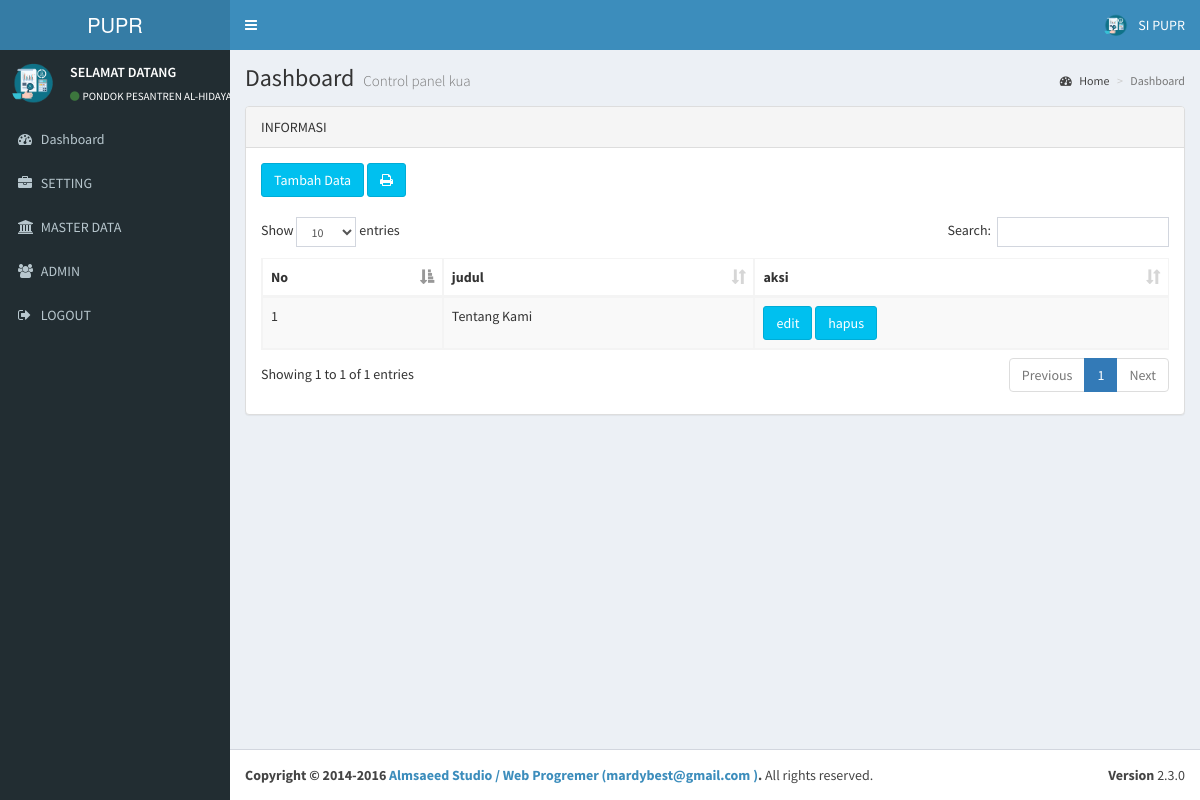
/admin/index.php?aksi=halaman (signed in), run on the app's committed database.
### tables this page shows
CREATE TABLE `profil` (
  `id_profil` int(20) NOT NULL,
  `nama_app` varchar(100) NOT NULL,
  `tahun` varchar(250) NOT NULL,
  `nama` varchar(250) NOT NULL,
  `alias` varchar(350) NOT NULL,
  `alamat` text NOT NULL,
  `isi` text NOT NULL,
  `gambar` varchar(100) NOT NULL,
  `akabest` varchar(250) NOT NULL
);

CREATE TABLE `berita` (
  `id_berita` int(5) NOT NULL,
  `judul` text NOT NULL,
  `tanggal` varchar(11) NOT NULL,
  `jam` timestamp NOT NULL DEFAULT CURRENT_TIMESTAMP ON UPDATE CURRENT_TIMESTAMP,
  `isi` text NOT NULL,
  `dilihat` int(5) NOT NULL DEFAULT '0',
  `gambar` varchar(100) DEFAULT NULL,
  `jenis` varchar(100) NOT NULL
);

### koneksi.php (called while the page is built, shortened)
<?php
$server = "localhost";
$username = "root";
$password = "";
$database = "db_ponpesalhikmah";
$koneksi = mysqli_connect($server,$username,$password) or die("Koneksi gagal");
mysqli_select_db($koneksi,$database) or die("Database tidak bisa dibuka");
$kontak_kami=mysqli_query($koneksi,"SELECT * FROM profil WHERE id_profil ='1'");
$k_k=mysqli_fetch_array($kontak_kami);
?>

### admin/index.php (the view, shortened to what this page needs)
  <?php
  include '../koneksi.php';
  ?>
<!DOCTYPE html>
<html>
  <head>
  <link rel="stylesheet" href="../sys/bootstrap/bootstrap/css/bootstrap.min.css">
      <link rel="stylesheet" href="../sys/bootstrap/font/css/font-awesome.min.css">
  <link rel="stylesheet" href="../sys/bootstrap/plugins/datatables/dataTables.bootstrap.css">
    <link rel="stylesheet" href="../sys/bootstrap/plugins/select2/select2.min.css">
    <link rel="stylesheet" href="../sys/bootstrap/dist/css/AdminLTE.min.css">
    <link rel="stylesheet" href="../sys/bootstrap/dist/css/skins/_all-skins.min.css">
  </head>
  <body class="hold-transition skin-blue sidebar-mini">
    <div class="wrapper">
      <header class="main-header">
        <a href="index.aspx" class="logo">
          <span class="logo-lg">PUPR</span>
        </a>
        <nav class="navbar navbar-static-top" role="navigation">
          <a href="#" class="sidebar-toggle" data-toggle="offcanvas" role="button">
          </a>
          <div class="navbar-custom-menu">
            <ul class="nav navbar-nav">
              <li class="dropdown user user-menu">
                <a href="#" class="dropdown-toggle" data-toggle="dropdown">
                  <img src="../foto/logo.png" class="user-image" alt="User Image">
                  <span class="hidden-xs">SI PUPR </span>
                </a>
              </li>
            </ul>
          </div>
        </nav>
      </header>
      <aside class="main-sidebar">
        <section class="sidebar">
          <div class="user-panel">
            <div class="pull-left image">
              <img src="../foto/logo.png" class="img-circle" alt="User Image">
            </div>
            <div class="pull-left info">
              <p>SELAMAT DATANG</p>
              <a href="index.aspx"><i class="fa fa-circle text-success"></i><?php echo"$k_k[nama]";?></a>
            </div>
          </div>
      <?php include "menu.php"?>
        </section>
      </aside>
      <div class="content-wrapper">
        <section class="content-header">
          <h1>
            Dashboard
            <small>Control panel kua</small>
          </h1>
          <ol class="breadcrumb">
            <li><a href="index.aspx"><i class="fa fa-dashboard"></i> Home</a></li>
            <li class="active">Dashboard</li>
          </ol>
        </section>
        <section class="content">
		 <?php include "tengah.php"?>
		  </div>
      <footer class="main-footer">
        <div class="pull-right hidden-xs">
          <b>Version</b> 2.3.0
        </div>
        <strong>Copyright &copy; 2014-2016 <a href="#">Almsaeed Studio / Web Progremer (<?php echo"$k_k[akabest]";?> )</a>.</strong>  All rights reserved.
      </footer>
    </div>
  </body>
</html>

### admin/menu.php (shortened to what this page needs)
  <ul class="sidebar-menu">
  <li>
              <a href='index.php?aksi=home'>
                <i class='fa fa-dashboard'></i> <span>Dashboard</span>
              </a>
 </li>
 <li>
      <a href="index.php?aksi=profil">
                  <i class="fa fa-briefcase"></i> <span>SETTING</span>
                </a>
              </li>
<li class='treeview'>
               <a href='#'>
                 <i class='fa fa-bank'></i>
                 <span>MASTER DATA</span>
               </a>
</li>
<li><a href="index.php?aksi=admin"><i class="fa fa-users"></i> <span>ADMIN</span></a></li>
<li><a href="logout.php"><i class="fa fa-sign-out"></i> <span>LOGOUT</span></a></li>
</ul>

### admin/tengah.php (shortened to what this page needs)
<?php
if($_GET['aksi']=='home'){
echo"
 <div class='row'>
                   <div class='col-lg-12'>
			<div class='panel panel-default'>
                            <div class='panel-heading'>
                           Sambutan
                            </div>
                            <div class='panel-body'>
				<p>Selamat Datang Di halaman Admin, Silahkan Pilih menu untuk pengaturan data yang di butuhkan guna mendapatkan hasil yang maksimal sesuai keinginan.</p>
                            </div>
			</div>
                   </div>
</div>";
echo"<div class='row'>
                    <div class='col-xs-12'>
              <div class='panel panel-primary'>
			    <div class='box-header'>
				   <h3 class='box-title'>INFORMASI</h3>
                </div>
                <div class='box-header'>
				</div>
     <div class='box-body'>
     <a href='index.php?aksi=informasi' class='btn btn-app'>
                    <span class='badge bg-yellow'>3</span>
                    <i class='fa fa-arrows-h fa-5x'></i> Informasi
                  </a>
                  <a href='index.php?aksi=galeri' class='btn btn-app'>
                  <span class='badge bg-yellow'>3</span>
                  <i class='fa fa-arrows-h fa-5x'></i> Galeri
                </a>
                <a href='index.php?aksi=halaman' class='btn btn-app'>
                <span class='badge bg-yellow'>3</span>
                <i class='fa fa-arrows-h fa-5x'></i> Halaman
              </a>
              <a href='index.php?aksi=kritik' class='btn btn-app'>
              <span class='badge bg-yellow'>3</span>
              <i class='fa fa-arrows-h fa-5x'></i> Kritik
            </a>
            </div>
			</div>
 </div>
			</div>
";
}
elseif($_GET['aksi']=='ikon'){
include "../ikon.php";
}
elseif($_GET['aksi']=='halaman'){
echo"<div class='row'>
                <div class='col-lg-12'>
                    <div class='panel panel-default'>
                        <div class='panel-heading'>INFORMASI
                        </div>
                        <div class='panel-body'>
			<button class='btn btn-info' data-toggle='modal' data-target='#uiModal'>Tambah Data</button>
            <a href='laporan.php?aksi=aset' target='_blank' class='btn btn-info' ><i class='fa fa-print' ></i></span></a></br></br>
                            <div class='table-responsive'>
                            <table id='example1' class='table table-bordered table-striped'>
<thead>
                                     <tr>
                                         <th>No</th>
                                         <th>judul</th>
                                         <th>aksi</th>
                                     </tr>
                                 </thead>
                 ";
$no=0;
$tebaru=mysqli_query($koneksi," SELECT * FROM berita WHERE jenis='halaman' ORDER BY id_berita DESC ");
while ($t=mysqli_fetch_array($tebaru)){
$no++;
                                 echo"<tbody>
                                     <tr>
                                         <td>$no</td>
                                         <td>$t[judul]</td>
                                         <td><a href='index.php?aksi=edithalaman&id_berita=$t[id_berita]' class='btn btn-info' >edit</a>
                                             <a class='btn btn-info' href='hapus.php?aksi=hapushalaman&id_b=$t[id_berita]&gbr=$t[gambar]' onclick=\"return confirm ('Apakah yakin ingin menghapus $t[judul] ?')\">hapus</a>
                                         </td>
                                     </tr>
                                 </tbody>
                                 ";
}
                            echo"</table>
                         </div>
                        </div>
                    </div>
                </div>
               </div>";
echo"
<div class='col-lg-12'>
                        <div class='modal fade' id='uiModal' tabindex='-1' role='dialog' aria-labelledby='myModalLabel' aria-hidden='true'>
                                <div class='modal-dialog'>
                                    <div class='modal-content'>
                                        <div class='modal-header'>
                                            <button type='button' class='close' data-dismiss='modal' aria-hidden='true'>&times;</button>
                                            <h4 class='modal-title' id='H3'>Input Data</h4>
                                        </div>
                                        <div class='modal-body'>
                                        <form id='form1' enctype='multipart/form-data' method='post' action='input.php?aksi=inputhalaman'>
                                        <div class='form-group'>
                                    <label>Judul</label>
                                    <input type='text' class='form-control' name='jd'/><br>
                                    <label>Isi</label>
                                    <textarea id='text-ckeditor' class='form-control' name='isi'></textarea></br>
                                    <script>CKEDITOR.replace('text-ckeditor');</script>
                                    <label>Gambar</label>
                                    <input type='file' class='smallInput' size='50'name='gambar'/><br><br />
                                        <div class='modal-footer'>
                                                                        <button type='button' class='btn btn-default' data-dismiss='modal'>Close</button>
                                                                        <button type='submit' class='btn btn-primary'>Save </button>
                                                                    </div> </div>
                                </form>
                                    </div>
                                </div>
                            </div>
                    </div>
		    </div>
";
}
?>

### data on the page
profil: nama "PONDOK PESANTREN…", akabest "mardybest@gmail.com"
berita: judul "Tentang Kami"
